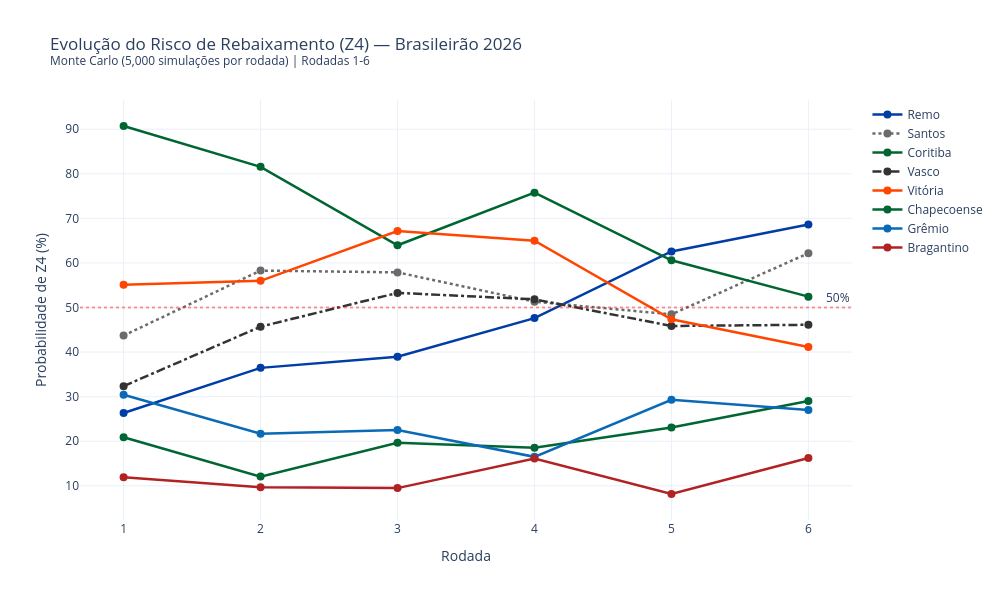

Source (notebook cell):
### Code cell
# === GRÁFICO 2: EVOLUÇÃO DO RISCO DE REBAIXAMENTO ===

top_z4 = sorted(times_2026, key=lambda t: evolucao[t]['z4'][-1], reverse=True)[:8]
top_z4 = [t for t in top_z4 if evolucao[t]['z4'][-1] > 5]

fig_z4 = go.Figure()
for time in top_z4:
    fig_z4.add_trace(go.Scatter(
        x=rodadas_simuladas,
        y=evolucao[time]['z4'],
        mode='lines+markers',
        name=time,
        line=dict(color=cores_times.get(time, '#888'), width=2.5,
                  dash=dash_times.get(time, 'solid')),
        marker=dict(size=8),
        hovertemplate=f'{time}<br>Rodada %{{x}}<br>Risco Z4: %{{y:.1f}}%<extra></extra>'
    ))

# Linha de referência 50%
fig_z4.add_hline(y=50, line_dash='dot', line_color='red', opacity=0.4,
                 annotation_text='50%')

fig_z4.update_layout(
    title=f'Evolução do Risco de Rebaixamento (Z4) — Brasileirão 2026<br>'
          f'<sup>Monte Carlo ({N_SIMULACOES:,} simulações por rodada) | Rodadas 1-{rodada_max}</sup>',
    xaxis_title='Rodada',
    yaxis_title='Probabilidade de Z4 (%)',
    template='plotly_white',
    width=1000, height=600,
    xaxis=dict(dtick=1),
    hovermode='x unified',
    legend=dict(x=1.02, y=1)
)

fig_z4.show()
path = '../charts/evolucao_z4.html'
fig_z4.write_html(path, include_plotlyjs='cdn')

# Adiciona descrição estatística
_desc = "Evolução da probabilidade de rebaixamento (Z4) por rodada via Monte Carlo, com linha de referência em 50% para identificar times em zona crítica."
with open(path) as f:
    html = f.read()
html = html.replace('<div>', f'<p style="text-align:center;color:#666;font-size:13px;font-family:sans-serif;margin:8px 0 0 0;">{_desc}</p>\n<div>', 1)
with open(path, 'w') as f:
    f.write(html)

print('Gráfico exportado: charts/evolucao_z4.html')

### Figure 1 — Plotly figure (JSON) as saved in the notebook; plotly's stock layout.template omitted (floating-point values rounded to 4 significant figures)
{"data": [{"hovertemplate": "Remo<br>Rodada %{x}<br>Risco Z4: %{y:.1f}%<extra></extra>", "line": {"color": "#003DA5", "dash": "solid", "width": 2.5}, "marker": {"size": 8}, "mode": "lines+markers", "name": "Remo", "type": "scatter", "x": [1, 2, 3, 4, 5, 6], "y": [26.34, 36.46, 38.96, 47.62, 62.58, 68.64]}, {"hovertemplate": "Santos<br>Rodada %{x}<br>Risco Z4: %{y:.1f}%<extra></extra>", "line": {"color": "#6B6B6B", "dash": "dot", "width": 2.5}, "marker": {"size": 8}, "mode": "lines+markers", "name": "Santos", "type": "scatter", "x": [1, 2, 3, 4, 5, 6], "y": [43.7, 58.28, 57.88, 51.3, 48.46, 62.18]}, {"hovertemplate": "Coritiba<br>Rodada %{x}<br>Risco Z4: %{y:.1f}%<extra></extra>", "line": {"color": "#006631", "dash": "solid", "width": 2.5}, "marker": {"size": 8}, "mode": "lines+markers", "name": "Coritiba", "type": "scatter", "x": [1, 2, 3, 4, 5, 6], "y": [90.72, 81.56, 63.96, 75.76, 60.6, 52.44]}, {"hovertemplate": "Vasco<br>Rodada %{x}<br>Risco Z4: %{y:.1f}%<extra></extra>", "line": {"color": "#333333", "dash": "dashdot", "width": 2.5}, "marker": {"size": 8}, "mode": "lines+markers", "name": "Vasco", "type": "scatter", "x": [1, 2, 3, 4, 5, 6], "y": [32.36, 45.7, 53.28, 51.84, 45.86, 46.12]}, {"hovertemplate": "Vitória<br>Rodada %{x}<br>Risco Z4: %{y:.1f}%<extra></extra>", "line": {"color": "#FF4500", "dash": "solid", "width": 2.5}, "marker": {"size": 8}, "mode": "lines+markers", "name": "Vitória", "type": "scatter", "x": [1, 2, 3, 4, 5, 6], "y": [55.08, 55.98, 67.16, 65.0, 47.36, 41.16]}, {"hovertemplate": "Chapecoense<br>Rodada %{x}<br>Risco Z4: %{y:.1f}%<extra></extra>", "line": {"color": "#006633", "dash": "solid", "width": 2.5}, "marker": {"size": 8}, "mode": "lines+markers", "name": "Chapecoense", "type": "scatter", "x": [1, 2, 3, 4, 5, 6], "y": [20.9, 12.06, 19.64, 18.52, 23.1, 29.02]}, {"hovertemplate": "Grêmio<br>Rodada %{x}<br>Risco Z4: %{y:.1f}%<extra></extra>", "line": {"color": "#0A6AB6", "dash": "solid", "width": 2.5}, "marker": {"size": 8}, "mode": "lines+markers", "name": "Grêmio", "type": "scatter", "x": [1, 2, 3, 4, 5, 6], "y": [30.42, 21.7, 22.54, 16.5, 29.3, 27.02]}, {"hovertemplate": "Bragantino<br>Rodada %{x}<br>Risco Z4: %{y:.1f}%<extra></extra>", "line": {"color": "#B22222", "dash": "solid", "width": 2.5}, "marker": {"size": 8}, "mode": "lines+markers", "name": "Bragantino", "type": "scatter", "x": [1, 2, 3, 4, 5, 6], "y": [11.9, 9.68, 9.48, 16.14, 8.16, 16.22]}], "layout": {"annotations": [{"showarrow": false, "text": "50%", "x": 1, "xanchor": "right", "xref": "x domain", "y": 50, "yanchor": "bottom", "yref": "y"}], "height": 600, "hovermode": "x unified", "legend": {"x": 1.02, "y": 1}, "shapes": [{"line": {"color": "red", "dash": "dot"}, "opacity": 0.4, "type": "line", "x0": 0, "x1": 1, "xref": "x domain", "y0": 50, "y1": 50, "yref": "y"}], "title": {"text": "Evolução do Risco de Rebaixamento (Z4) — Brasileirão 2026<br><sup>Monte Carlo (5,000 simulações por rodada) | Rodadas 1-6</sup>"}, "width": 1000, "xaxis": {"dtick": 1, "title": {"text": "Rodada"}}, "yaxis": {"title": {"text": "Probabilidade de Z4 (%)"}}}}
